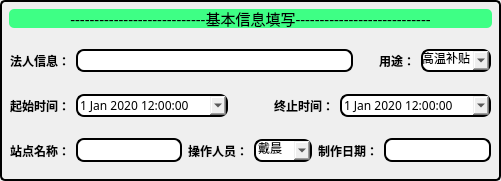
    <widget class="QWidget" name="widget_3" native="true">
     <property name="geometry">
      <rect>
       <x>20</x>
       <y>370</y>
       <width>501</width>
       <height>181</height>
      </rect>
     </property>
     <property name="styleSheet">
      <string notr="true">border:2px solid;
border-radius:5px</string>
     </property>
     <widget class="QLabel" name="label">
      <property name="geometry">
       <rect>
        <x>9</x>
        <y>9</y>
        <width>483</width>
        <height>19</height>
       </rect>
      </property>
      <property name="sizePolicy">
       <sizepolicy hsizetype="Preferred" vsizetype="Fixed">
        <horstretch>0</horstretch>
        <verstretch>0</verstretch>
       </sizepolicy>
      </property>
      <property name="font">
       <font>
        <family>等线</family>
        <pointsize>11</pointsize>
        <weight>9</weight>
        <italic>false</italic>
        <bold>false</bold>
       </font>
      </property>
      <property name="layoutDirection">
       <enum>Qt::LeftToRight</enum>
      </property>
      <property name="styleSheet">
       <string notr="true">font: 75 11pt &quot;等线&quot;;
border:none;
background-color: rgb(62, 255, 133);</string>
      </property>
      <property name="text">
       <string>----------------------------基本信息填写----------------------------</string>
      </property>
      <property name="alignment">
       <set>Qt::AlignCenter</set>
      </property>
     </widget>
     <widget class="QWidget" name="horizontalWidget_2" native="true">
      <property name="geometry">
       <rect>
        <x>10</x>
        <y>40</y>
        <width>481</width>
        <height>41</height>
       </rect>
      </property>
      <property name="styleSheet">
       <string notr="true">border:none</string>
      </property>
      <layout class="QHBoxLayout" name="horizontalLayout">
       <item>
        <widget class="QLabel" name="Client_Label">
         <property name="font">
          <font>
           <family>等线</family>
           <pointsize>9</pointsize>
           <weight>75</weight>
           <bold>true</bold>
          </font>
         </property>
         <property name="styleSheet">
          <string notr="true">border:none</string>
         </property>
         <property name="text">
          <string>法人信息：</string>
         </property>
        </widget>
       </item>
       <item>
        <widget class="QLineEdit" name="Client_LineEdit">
         <property name="sizePolicy">
          <sizepolicy hsizetype="Expanding" vsizetype="Fixed">
           <horstretch>0</horstretch>
           <verstretch>0</verstretch>
          </sizepolicy>
         </property>
         <property name="font">
          <font>
           <family>幼圆</family>
           <pointsize>9</pointsize>
           <weight>50</weight>
           <italic>false</italic>
           <bold>false</bold>
           <underline>false</underline>
           <strikeout>false</strikeout>
           <stylestrategy>PreferDefault</stylestrategy>
           <kerning>false</kerning>
          </font>
         </property>
         <property name="autoFillBackground">
          <bool>false</bool>
         </property>
         <property name="styleSheet">
          <string notr="true">border:2px solid;
border-radius:8px</string>
         </property>
         <property name="inputMask">
          <string/>
         </property>
         <property name="text">
          <string/>
         </property>
         <property name="echoMode">
          <enum>QLineEdit::Normal</enum>
         </property>
         <property name="cursorMoveStyle">
          <enum>Qt::VisualMoveStyle</enum>
         </property>
        </widget>
       </item>
       <item>
        <spacer name="horizontalSpacer_2">
         <property name="orientation">
          <enum>Qt::Horizontal</enum>
         </property>
         <property name="sizeType">
          <enum>QSizePolicy::Fixed</enum>
         </property>
         <property name="sizeHint" stdset="0">
          <size>
           <width>20</width>
           <height>20</height>
          </size>
         </property>
        </spacer>
       </item>
       <item>
        <widget class="QLabel" name="Usage_Label">
         <property name="font">
          <font>
           <family>等线</family>
           <pointsize>9</pointsize>
           <weight>75</weight>
           <bold>true</bold>
          </font>
         </property>
         <property name="styleSheet">
          <string notr="true">border:none</string>
         </property>
         <property name="text">
          <string>用途：</string>
         </property>
        </widget>
       </item>
       <item>
        <widget class="QComboBox" name="Usage_Combox">
         <property name="sizePolicy">
          <sizepolicy hsizetype="Fixed" vsizetype="Fixed">
           <horstretch>0</horstretch>
           <verstretch>0</verstretch>
          </sizepolicy>
         </property>
         <property name="font">
          <font>
           <family>幼圆</family>
           <pointsize>9</pointsize>
           <weight>50</weight>
           <italic>false</italic>
           <bold>false</bold>
           <underline>false</underline>
           <strikeout>false</strikeout>
           <stylestrategy>PreferDefault</stylestrategy>
           <kerning>false</kerning>
          </font>
         </property>
         <property name="autoFillBackground">
          <bool>true</bool>
         </property>
         <property name="styleSheet">
          <string notr="true">border:2px solid;
border-radius:8px;
font: 9pt &quot;幼圆&quot;;</string>
         </property>
         <property name="inputMethodHints">
          <set>Qt::ImhNone</set>
         </property>
         <property name="editable">
          <bool>true</bool>
         </property>
         <property name="currentIndex">
          <number>0</number>
         </property>
         <property name="sizeAdjustPolicy">
          <enum>QComboBox::AdjustToContents</enum>
         </property>
         <property name="duplicatesEnabled">
          <bool>true</bool>
         </property>
         <item>
          <property name="text">
           <string>高温补贴</string>
          </property>
         </item>
         <item>
          <property name="text">
           <string>保险理赔</string>
          </property>
         </item>
        </widget>
       </item>
      </layout>
     </widget>
     <widget class="QWidget" name="horizontalWidget_3" native="true">
      <property name="geometry">
       <rect>
        <x>10</x>
        <y>80</y>
        <width>481</width>
        <height>51</height>
       </rect>
      </property>
      <property name="styleSheet">
       <string notr="true">border:none</string>
      </property>
      <layout class="QHBoxLayout" name="horizontalLayout_4">
       <item>
        <widget class="QLabel" name="Starttime_Label">
         <property name="font">
          <font>
           <family>等线</family>
           <pointsize>9</pointsize>
           <weight>75</weight>
           <bold>true</bold>
          </font>
         </property>
         <property name="styleSheet">
          <string notr="true">border:none</string>
         </property>
         <property name="text">
          <string>起始时间：</string>
         </property>
         <property name="textFormat">
          <enum>Qt::MarkdownText</enum>
         </property>
        </widget>
       </item>
       <item>
        <widget class="QDateTimeEdit" name="Starttime_DateEdit">
         <property name="sizePolicy">
          <sizepolicy hsizetype="Expanding" vsizetype="Fixed">
           <horstretch>0</horstretch>
           <verstretch>0</verstretch>
          </sizepolicy>
         </property>
         <property name="font">
          <font>
           <family>Calibri Light</family>
           <weight>50</weight>
           <italic>false</italic>
           <bold>false</bold>
          </font>
         </property>
         <property name="styleSheet">
          <string notr="true">border:2px solid;
border-radius:8px</string>
         </property>
         <property name="dateTime">
          <datetime>
           <hour>12</hour>
           <minute>0</minute>
           <second>0</second>
           <year>2020</year>
           <month>1</month>
           <day>1</day>
          </datetime>
         </property>
         <property name="minimumDateTime">
          <datetime>
           <hour>0</hour>
           <minute>0</minute>
           <second>0</second>
           <year>1930</year>
           <month>1</month>
           <day>1</day>
          </datetime>
         </property>
         <property name="calendarPopup">
          <bool>true</bool>
         </property>
        </widget>
       </item>
       <item>
        <spacer name="horizontalSpacer_4">
         <property name="orientation">
          <enum>Qt::Horizontal</enum>
         </property>
         <property name="sizeType">
          <enum>QSizePolicy::Fixed</enum>
         </property>
         <property name="sizeHint" stdset="0">
          <size>
           <width>40</width>
           <height>20</height>
          </size>
         </property>
        </spacer>
       </item>
       <item>
        <widget class="QLabel" name="Endtime_Label">
         <property name="font">
          <font>
           <family>等线</family>
           <pointsize>9</pointsize>
           <weight>75</weight>
           <bold>true</bold>
          </font>
         </property>
         <property name="styleSheet">
          <string notr="true">border:none</string>
         </property>
         <property name="text">
          <string>终止时间：</string>
         </property>
         <property name="textFormat">
          <enum>Qt::MarkdownText</enum>
         </property>
        </widget>
       </item>
       <item>
        <widget class="QDateTimeEdit" name="Endtime_DateEdit">
         <property name="sizePolicy">
          <sizepolicy hsizetype="Expanding" vsizetype="Fixed">
           <horstretch>0</horstretch>
           <verstretch>0</verstretch>
          </sizepolicy>
         </property>
         <property name="font">
          <font>
           <family>Calibri Light</family>
           <pointsize>9</pointsize>
           <weight>50</weight>
           <italic>false</italic>
           <bold>false</bold>
          </font>
         </property>
         <property name="styleSheet">
          <string notr="true">border:2px solid;
border-radius:8px</string>
         </property>
         <property name="dateTime">
          <datetime>
           <hour>12</hour>
           <minute>0</minute>
           <second>0</second>
           <year>2020</year>
           <month>1</month>
           <day>1</day>
          </datetime>
         </property>
         <property name="minimumDateTime">
          <datetime>
           <hour>0</hour>
           <minute>0</minute>
           <second>0</second>
           <year>1930</year>
           <month>1</month>
           <day>1</day>
          </datetime>
         </property>
         <property name="calendarPopup">
          <bool>true</bool>
         </property>
        </widget>
       </item>
      </layout>
     </widget>
     <widget class="QWidget" name="horizontalWidget_4" native="true">
      <property name="geometry">
       <rect>
        <x>10</x>
        <y>130</y>
        <width>481</width>
        <height>41</height>
       </rect>
      </property>
      <property name="styleSheet">
       <string notr="true">border:none</string>
      </property>
      <layout class="QHBoxLayout" name="horizontalLayout_5">
       <item>
        <widget class="QLabel" name="Station_Label">
         <property name="font">
          <font>
           <family>等线</family>
           <pointsize>9</pointsize>
           <weight>75</weight>
           <bold>true</bold>
          </font>
         </property>
         <property name="styleSheet">
          <string notr="true">border:none</string>
         </property>
         <property name="text">
          <string>站点名称：</string>
         </property>
        </widget>
       </item>
       <item>
        <widget class="QLineEdit" name="Station_LineEdit">
         <property name="font">
          <font>
           <family>幼圆</family>
           <pointsize>10</pointsize>
           <weight>50</weight>
           <italic>false</italic>
           <bold>false</bold>
           <underline>false</underline>
           <strikeout>false</strikeout>
           <stylestrategy>PreferDefault</stylestrategy>
           <kerning>false</kerning>
          </font>
         </property>
         <property name="styleSheet">
          <string notr="true">border:2px solid;
border-radius:8px</string>
         </property>
        </widget>
       </item>
       <item>
        <widget class="QLabel" name="Operator_Label">
         <property name="font">
          <font>
           <family>等线</family>
           <pointsize>9</pointsize>
           <weight>75</weight>
           <bold>true</bold>
          </font>
         </property>
         <property name="styleSheet">
          <string notr="true">border:none</string>
         </property>
         <property name="text">
          <string>操作人员：</string>
         </property>
        </widget>
       </item>
       <item>
        <widget class="QComboBox" name="Operator_Combox">
         <property name="sizePolicy">
          <sizepolicy hsizetype="Expanding" vsizetype="Fixed">
           <horstretch>0</horstretch>
           <verstretch>0</verstretch>
          </sizepolicy>
         </property>
         <property name="font">
          <font>
           <family>幼圆</family>
           <pointsize>9</pointsize>
           <weight>50</weight>
           <italic>false</italic>
           <bold>false</bold>
           <underline>false</underline>
           <strikeout>false</strikeout>
           <stylestrategy>PreferDefault</stylestrategy>
           <kerning>false</kerning>
          </font>
         </property>
         <property name="autoFillBackground">
          <bool>true</bool>
         </property>
         <property name="styleSheet">
          <string notr="true">border:2px solid;
border-radius:8px;
font: 9pt &quot;幼圆&quot;;</string>
         </property>
         <property name="inputMethodHints">
          <set>Qt::ImhNone</set>
         </property>
         <property name="editable">
          <bool>true</bool>
         </property>
         <property name="currentIndex">
          <number>4</number>
         </property>
         <property name="sizeAdjustPolicy">
          <enum>QComboBox::AdjustToContents</enum>
         </property>
         <property name="duplicatesEnabled">
          <bool>true</bool>
         </property>
         <item>
          <property name="text">
           <string>孙翠梅</string>
          </property>
         </item>
         <item>
          <property name="text">
           <string>张孝龙</string>
          </property>
         </item>
         <item>
          <property name="text">
           <string>王燕</string>
          </property>
         </item>
         <item>
          <property name="text">
           <string>尹君</string>
          </property>
         </item>
         <item>
          <property name="text">
           <string>戴晨</string>
          </property>
         </item>
         <item>
          <property name="text">
           <string>吴昕悦</string>
          </property>
         </item>
         <item>
          <property name="text">
           <string/>
          </property>
         </item>
        </widget>
       </item>
       <item>
        <widget class="QLabel" name="Makedate_Label">
         <property name="font">
          <font>
           <family>等线</family>
           <pointsize>9</pointsize>
           <weight>75</weight>
           <bold>true</bold>
          </font>
         </property>
         <property name="styleSheet">
          <string notr="true">border:none</string>
         </property>
         <property name="text">
          <string>制作日期：</string>
         </property>
        </widget>
       </item>
       <item>
        <widget class="QLineEdit" name="Makedate_LineEdit">
         <property name="enabled">
          <bool>true</bool>
         </property>
         <property name="font">
          <font>
           <family>幼圆</family>
           <pointsize>10</pointsize>
           <weight>50</weight>
           <italic>false</italic>
           <bold>false</bold>
           <underline>false</underline>
           <strikeout>false</strikeout>
           <stylestrategy>PreferDefault</stylestrategy>
           <kerning>false</kerning>
          </font>
         </property>
         <property name="styleSheet">
          <string notr="true">border:2px solid;
border-radius:8px</string>
         </property>
        </widget>
       </item>
      </layout>
     </widget>
    </widget>
